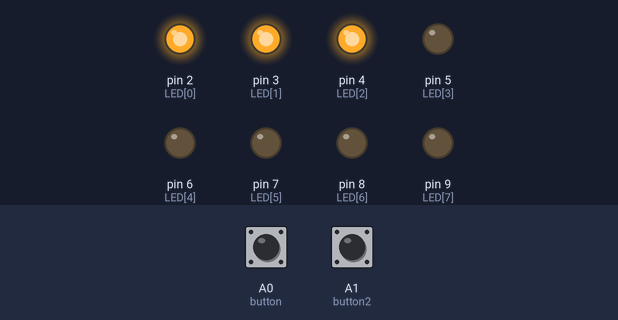
Bench run of a sketch on a simulated Arduino Uno, built with avr-gcc and run on an emulated ATmega328P. On the bench: output pins drawn as LEDs (lit = HIGH). The inputs (shaded band) are chosen by the test bench; at power-on: A0 (button) LOW, A1 (button2) LOW.

Above: at 1.2 s.
1.3 s: A0 (button) pulled HIGH for 0.15 s
At 2.4 s:
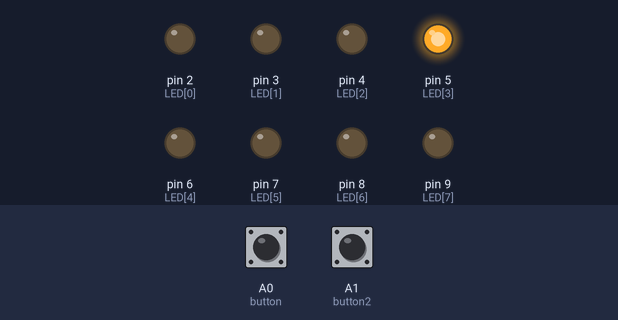
2.9 s: A0 (button) pulled HIGH for 1 s
At 3.6 s:
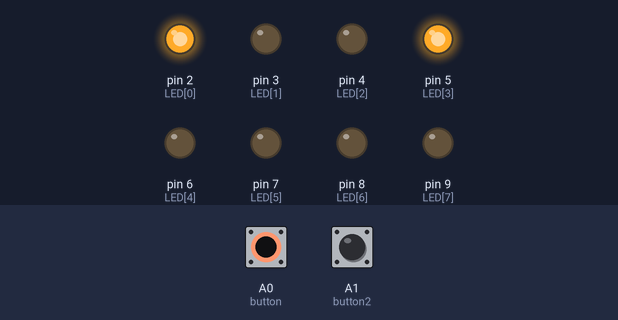
5.4 s: A0 (button) pulled HIGH for 0.15 s
At 6.6 s:
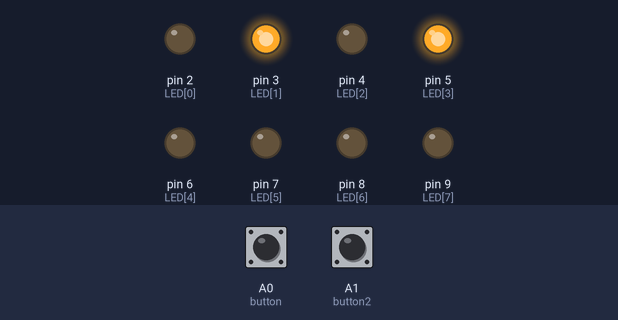
7.0 s: A1 (button2) pulled HIGH for 0.15 s
At 7.9 s:
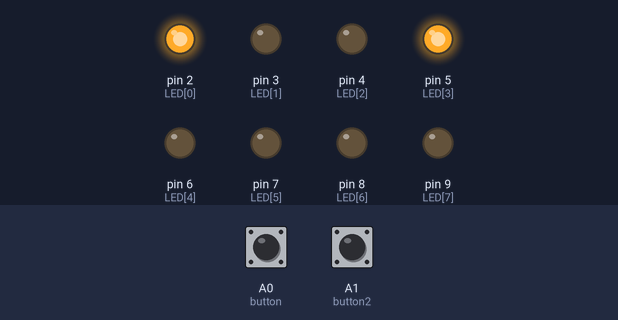
8.6 s: A1 (button2) pulled HIGH for 1 s
At 9.1 s:
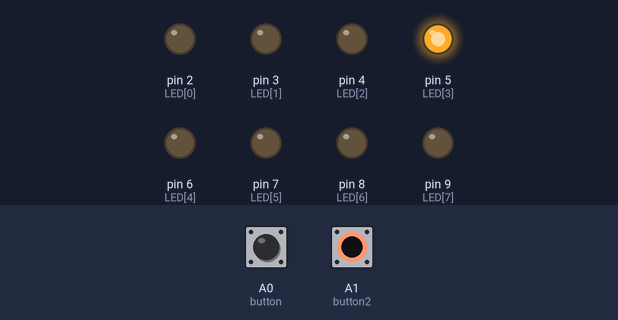
11.1 s: A1 (button2) pulsed HIGH 5 times (0.12 s each, 0.3 s apart)
At 13.2 s:
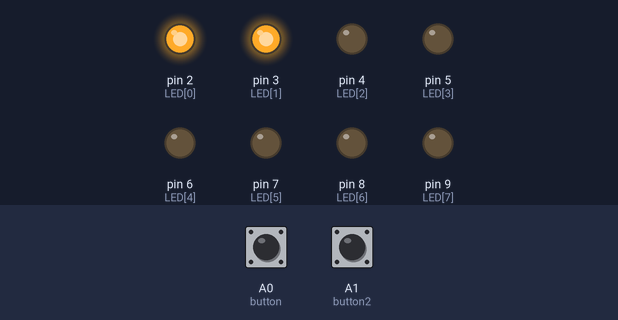
Timing chart, 0 to 14.7 s (numbered marks = the images above; inputs shaded):
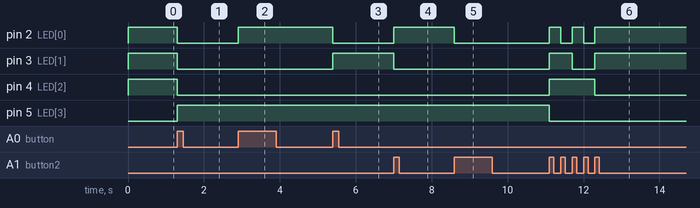

The sketch:

rlama005_lab3_part3.ino
```cpp
// C++ code
//
enum States{Start, ADD_REL, ADD_PRESS,
            SUB_REL, SUB_PRESS, RESET_PRESS, RESET_REL}state;

const int LED[] = {2,3,4,5,6,7,8,9};
int button = A0;
int button2 = A1;
byte counter = 7;

void Tick(){
  switch(state){
    case Start:

      state = ADD_REL;
      break;
///////////////ADD RELEASED///////////////////
    case ADD_REL:
    if(digitalRead(button) == HIGH){
      if(counter != 10){counter++;}
      state = ADD_PRESS;
    }
    else if(digitalRead(button2) == HIGH){
      if(counter != 0){counter--;}
        state = SUB_PRESS;
    }
    else{
    for(int i = 0; i < 8; i++){
        digitalWrite(LED[i], bitRead(counter, i));
        }
          state = ADD_REL;

    }
    break;
/////////////////ADD PRESSED////////////////////////////////
    case ADD_PRESS:
      if((digitalRead(button2) == HIGH)){
            counter = 0;
            state = RESET_PRESS;
        }
      else if(digitalRead(button) == HIGH){
      for(int i = 0; i < 8; i++){
        digitalWrite(LED[i], bitRead(counter, i));
        }
          state = ADD_PRESS;
    }
      else{
          state = ADD_REL;
      }
      break;
///////////////////SUB PRESSED///////////////////////
  case SUB_PRESS:

       if((digitalRead(button)== HIGH)){
            counter = 0;
            state = RESET_PRESS;
        }
       else if(digitalRead(button2) == HIGH){
        for(int i = 0; i < 8; i++){
          digitalWrite(LED[i], bitRead(counter, i));
          }
          state = SUB_PRESS;
      }
      else{
          state = SUB_REL;
        }
      break;
///////////////////SUB RELEASED///////////////////////
  case SUB_REL:
      if(digitalRead(button2) == HIGH){
        if(counter != 0){counter--;}
            state = SUB_PRESS;
      }
      else if(digitalRead(button) == HIGH){
          if(counter != 10){counter++;}
            state = ADD_PRESS;
        }
      else{
          for(int i = 0; i < 8; i++){
          digitalWrite(LED[i], bitRead(counter, i));
          }
            state = ADD_REL;
        }

      break;
///////////////////RESEAT PRESSED///////////////
    case RESET_PRESS:
      if((digitalRead(button)== HIGH) &&
           (digitalRead(button2) == HIGH)){

              counter = 0;
              for(int i = 0; i < 8; i++){
            digitalWrite(LED[i], bitRead(counter, i));
            }
              state = RESET_PRESS;

        }
          else{
              state = RESET_REL;
          }
      break;
/////////////////RESET RELEASED////////////
     case RESET_REL:
    if(digitalRead(button) == HIGH){
          if(counter != 10){counter++;}
          state = ADD_PRESS;
      }
      else if(digitalRead(button2) == HIGH){
          if(counter != 0){counter--;}
          state = SUB_PRESS;
      }
      else{
      for(int i = 0; i < 8; i++){
          digitalWrite(LED[i], bitRead(counter, i));
          }
            state = ADD_REL;

    }
    break;
  }
}


void setup(){

   for(int i=0; i<8; i++){
    pinMode(LED[i], OUTPUT);
  }

}

void loop(){

  state = Start;
  while(1){
    Tick();
  }
}
```

Measured:
- after the input at 1.3 s, pin 2 (LED[0]), pin 3 (LED[1]), pin 4 (LED[2]): HIGH → LOW at once; pin 5 (LED[3]): LOW → HIGH at once
- after the input at 2.9 s, pin 2 (LED[0]): LOW → HIGH at once
- after the input at 5.4 s, pin 2 (LED[0]): HIGH → LOW at once; pin 3 (LED[1]): LOW → HIGH at once
- after the input at 7.0 s, pin 2 (LED[0]): LOW → HIGH at once; pin 3 (LED[1]): HIGH → LOW at once
- after the input at 8.6 s, pin 2 (LED[0]): HIGH → LOW at once
- after the input at 11.1 s, pin 2 (LED[0]): alternates HIGH for 0.30 s and LOW for 0.30 s, 5 changes in all, then stays HIGH, starting at once; pin 3 (LED[1]): LOW → HIGH at once, → LOW 0.60 s later, → HIGH 0.60 s later; pin 4 (LED[2]): LOW → HIGH at once, → LOW 1.2 s later; pin 5 (LED[3]): HIGH → LOW at once
